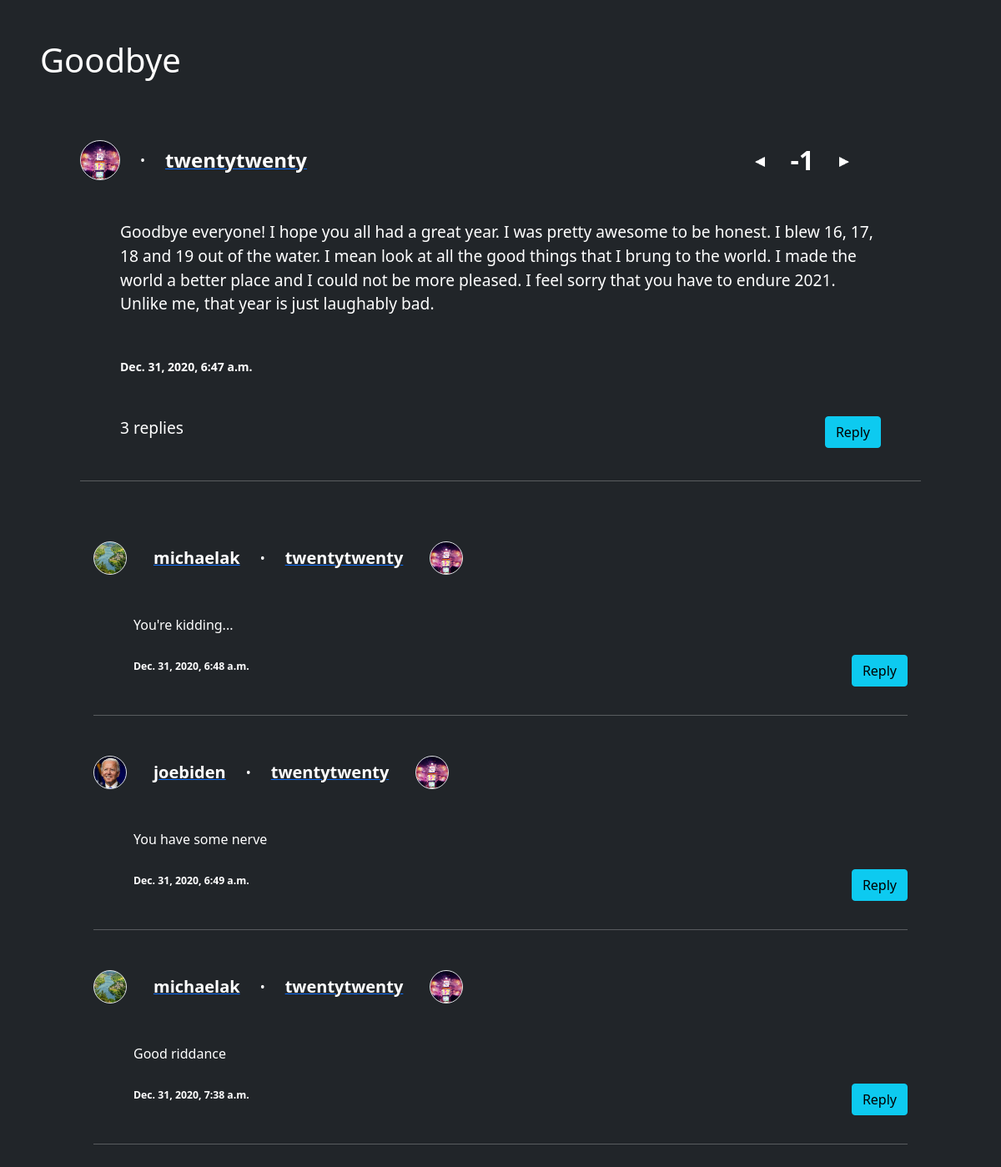
The app's page /posts/12 (signed in) with its own data.
### forum/models.py (models this page shows, shortened)
class ForumPost (models.Model):
    profile = models.ForeignKey(Profile, on_delete=models.SET_NULL, null=True)
    title = models.CharField(max_length=200)
    description = models.CharField(max_length=3000, validators=[MinLengthValidator(20)])
    date_posted = models.DateTimeField(auto_now_add=True)
    upvotes = models.IntegerField(default=0, null=True, blank=True)
    @property
    def num_replies (self):
        return Reply.objects.filter(to=self).count()
    @property
    def standing (self):
        votes = Vote.objects.filter(post=self)
        return votes.filter(is_positive=True).count() - votes.filter(is_positive=False).count()

class Profile (models.Model):
    forum_user = models.OneToOneField(ForumUser, on_delete=models.CASCADE)
    picture = models.ImageField(default='defpfp.jpg', upload_to='profiles/', null=True, blank=True)
    date_joined = models.DateTimeField(auto_now_add=True)
    description = models.CharField(max_length=500, null=True, blank=True)
    @property
    def picture_url (self):
        try:
            return self.picture.url
        except:
            return ''

class ForumUser (models.Model):
    user = models.OneToOneField(User, on_delete=models.CASCADE)
    first_name = models.CharField(max_length=30)
    surname = models.CharField(max_length=30)
    email = models.EmailField(max_length=100)
    phone = models.CharField(max_length=10, validators=[MinLengthValidator(10)])
    dob = models.DateField()
    location = models.CharField(max_length=100, null=True, blank=True)

class Reply (models.Model):
    to = models.ForeignKey(ForumPost, on_delete=models.SET_NULL, null=True)
    replier = models.ForeignKey(Profile, on_delete=models.SET_NULL, null=True)
    content = models.CharField(max_length=2000, validators=[MinLengthValidator(10)])
    date_replied = models.DateTimeField(auto_now_add=True)

### forum/views.py (the view)
# urls.py: path('posts/<int:post_id>', post_details_view, name='post-details'),
def post_details_view (request, post_id):
    if post_id in [post.id for post in ForumPost.objects.all()]:
        post = ForumPost.objects.get(id=post_id)
        replies = Reply.objects.filter(to=post)
        if request.method == 'POST':
            reply_form = ReplyFrom(request.POST)
            if request.is_ajax():
                _id = request.POST.get('id')
                reply = Reply.objects.get(id=_id)
                try:
                    content = request.POST.get('reply-content')
                    reply.content = content
                    reply.save()
                except:
                    reply.delete()
                return render(request, 'forum/post_details.html', {
                    'post': post,
                    'is_logged_in' : request.user.is_authenticated,
                    'is_authorized': request.user == post.profile.forum_user.user if post.profile else False,
                    'reply_form': reply_form,
                    'replies': replies,
                    'req_user': request.user
                })
            if reply_form.is_valid():
                reply = reply_form.save(commit=False)
                reply.to = post
                forum_user = ForumUser.objects.get(user=request.user)
                profile = Profile.objects.get(forum_user=forum_user)
                reply.replier = profile
                reply.save()
                post.save()
            return redirect('post-details', post_id=post.id)
        else:
            reply_form = ReplyFrom()
    else:
        raise Http404
    return render(request, 'forum/post_details.html', {
        'post': post,
        'is_logged_in' : request.user.is_authenticated,
        'is_authorized': request.user == post.profile.forum_user.user if post.profile else False,
        'reply_form': reply_form,
        'replies': replies,
        'req_user': request.user
    })

### forum/templates/forum/post_details.html (shortened to what this page needs)
{% extends 'forum/base.html' %}
{% load static %}
{% block content %}
    <h1 class="mb-5">{{ post.title }}</h1>
    <div class="p-4 px-5">
        <div class="d-flex mb-5" style="align-items: center; padding-right: 5rem;">
            <div style="background-image: url('{{ post.profile.picture_url }}');"
            class="rounded-circle border post-profile-pic-container"></div>
            <span class="mx-4">&bullet;</span>
            {% if post.profile %}
                <a href="{% url 'profile' post.profile.forum_user.id %}">
                    <strong style="font-size: 1.5rem;">{{ post.profile.forum_user.user.username }}</strong>
                </a>
            {% else %}
                <strong>Deleted User</strong>
            {% endif %}
            <div style="margin-left: auto; display: flex; align-items: center;">
                {% if is_logged_in %}
                    <button style="background-color: transparent; border: none;" id="downvote" class="upvote-triangle">
                        <img src="{% static 'images/triangle.png' %}"  >
                    </button>
                {% endif %}
                <strong style="font-size: 2rem;" class="mx-4" id="standing">{{ post.standing }}</strong>
                {% if is_logged_in %}
                    <button style="background-color: transparent; border: none;" id="upvote" class="upvote-triangle">
                        <img src="{% static 'images/triangle.png' %}">
                    </button>
                {% endif %}
            </div>
        </div>
        <p style="font-size: larger;" class="px-5 muted mb-5">{{ post.description }}</p>
        <p><strong class="px-5 small">{{ post.date_posted }}</strong></p>
        <div class="mx-5 my-5">
            <div style="float: right;">
                {% if is_authorized %}
                    <a class="btn btn-primary" href="{% url 'post-update' post.id %}">Edit</a>
                    <a class="btn btn-danger" href="{% url 'post-delete' post.id %}">Delete</a>
                {% elif is_logged_in %}
                    <button class="btn btn-info" id="reply">Reply</button>
                {% endif %}
            </div>
            <p style="font-size:larger;" >{{ post.num_replies }} replies</p>
        </div>
        <hr class="my-5">
    </div>
    <div class="px-5">
        {% for reply in replies %}
            <form action="" class="px-3" method="POST" data-action="som"> {% csrf_token %}
                <div class="d-flex mb-5" style="align-items: center; padding-right: 5rem;">
                    <div style="background-image: url('{{ reply.replier.picture_url }}');"
                    class="rounded-circle border reply-profile-pic-container"></div>
                    <a href="{% url 'profile' reply.replier.forum_user.id %}" style="margin-left: 2rem;"><strong style="font-size: 1.25rem;">{{ reply.replier.forum_user.user.username }}</strong></a>
                    <span class="mx-4">&bullet;</span>
                    {% if reply.to.profile %}
                        <a href="{% url 'profile' post.profile.forum_user.id %}">
                            <strong style="font-size: 1.25rem;">{{ reply.to.profile.forum_user.user.username }}</strong>
                        </a>
                    {% else %}
                        <strong>Deleted User</strong>
                    {% endif %}
                    <div style="background-image: url('{{ reply.to.profile.picture_url }}'); margin-left: 2rem;"
                    class="rounded-circle border reply-profile-pic-container"></div>
                </div>
                <p class="px-5 muted mb-4 edit-reply-content" name="content">{{ reply.content }}</p>
                <div style="float: right;">
                    {% if req_user == reply.replier.forum_user.user %}
                        <button class="btn btn-primary" id="edit-reply">Edit</button>
                        <button type="submit" class="btn btn-danger">Delete</button>
                    {% elif is_logged_in %}
                        <button class="btn btn-info" id="reply">Reply</button>
                    {% endif %}
                </div>
                <p><small><strong class="px-5 small">{{ reply.date_replied }}</strong></small></p>
                <hr class="my-5">
            </form>
        {% endfor %}
    </div>
{% endblock content %}

### static/css/base.css (style rules this page uses)
* { color: white; }

### forum/templates/forum/post_details.html (style rules this page uses)
.post-profile-pic-container { width: 3rem; height: 3rem; background-size: cover; background-position: center; background-repeat: no-repeat; }
.reply-profile-pic-container { width: 2.5rem; height: 2.5rem; background-size: cover; background-position: center; background-repeat: no-repeat; }
.upvote-triangle img { width: 0.75rem; }
.upvote-triangle:first-of-type { transform: scaleX(-1); }

### records on screen
ForumPost: title "Goodbye", profile.picture_url (picture), profile.forum_user.user.username "twentytwenty", standing "-1", description "Goodbye everyone! I hope you all had a great year. I was pretty awesome to be honest. I blew 16, 17, 18 and 19 out of the water. I mean look at all the good things that I brung to the world. I made the world a better place and I could not be more pleased. I feel sorry that you have to endure 2021. Unlike me, that year is just laughably bad.", date_posted "Dec. 31, 2020, 6:47 a.m.", num_replies "3"
Reply: replier.picture_url (picture), replier.forum_user.user.username "michaelak", to.profile.forum_user.user.username "twentytwenty", to.profile.picture_url (picture), content "You're kidding...", shows "Reply", date_replied "Dec. 31, 2020, 6:48 a.m."
Reply: replier.picture_url (picture), replier.forum_user.user.username "joebiden", to.profile.forum_user.user.username "twentytwenty", to.profile.picture_url (picture), content "You have some nerve", shows "Reply", date_replied "Dec. 31, 2020, 6:49 a.m."
Reply: replier.picture_url (picture), replier.forum_user.user.username "michaelak", to.profile.forum_user.user.username "twentytwenty", to.profile.picture_url (picture), content "Good riddance", shows "Reply", date_replied "Dec. 31, 2020, 7:38 a.m."
